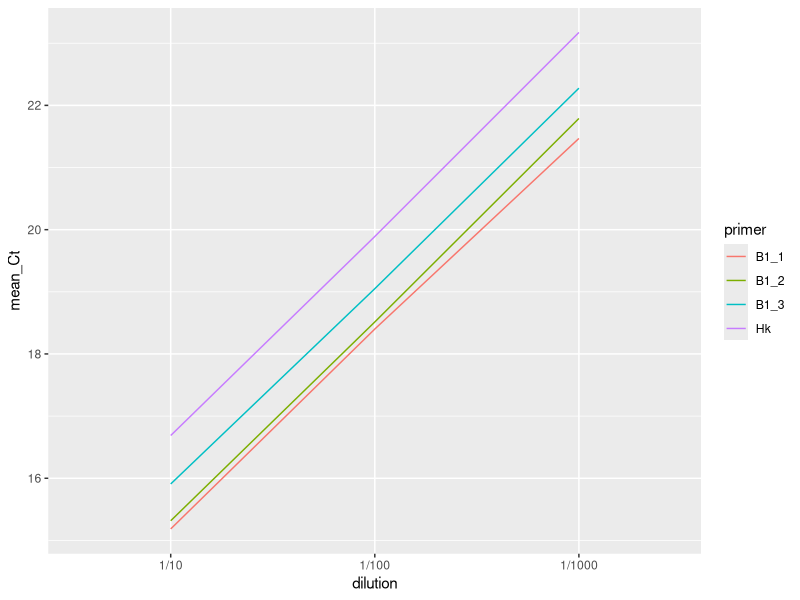

The R script that drew this image:
## ---- chunk 1
set.seed(10) #just for reproducibility
nDil <- 3 #No. of dilution
geneB1_1 <- rbind(rnorm(nDil, 15.2, .03),
                rnorm(nDil, 18.4, .03),
                rnorm(nDil, 21.5, .03))
geneB1_1

geneB1_2 <- rbind(rnorm(nDil, 15.3, .03),
                rnorm(nDil, 18.5, .03),
                rnorm(nDil, 21.8, .03))
geneB1_2

geneB1_3 <- rbind(rnorm(nDil, 15.9, .03),
                rnorm(nDil, 19.1, .03),
                rnorm(nDil, 22.3, .03))
geneB1_3

geneHk <- rbind(rnorm(nDil, 16.7, .03),
                rnorm(nDil, 19.9, .03),
                rnorm(nDil, 23.2, .03))
geneHk

geneB1 <- data.frame(rbind(geneB1_1, geneB1_2, geneB1_3, geneHk))

colnames(geneB1) <- c(paste0("run", seq(1:3)))
geneB1$mean_Ct <- apply(geneB1, 1, mean)
geneB1$dilution <- rep(c("1/10", "1/100", "1/1000"), times= 4)
geneB1$primer <- c(rep("B1_1", times = 3), rep("B1_2", times = 3), rep("B1_3", times = 3), rep("Hk", times = 3))
## ---- chunk 2
geneB1
## ---- chunk 3
knitr::opts_chunk$set(fig.path = 'docs/figure/')
library(tidyverse)
library(dplyr)
geneB1 %>% ggplot(aes(x=dilution, y = mean_Ct, group=primer, color=primer)) + 
  geom_line()
## ---- chunk 4
geneB1 <- geneB1 %>% group_by(primer) %>% 
  mutate(slope = round(lm(mean_Ct ~ dilution)$coefficients[2], 3))
geneB1
## ---- chunk 5
geneB1$efficiency <- round((10^(1/geneB1$slope) - 1)*100, 2)
geneB1

efficiencies <- unique(geneB1$efficiency)
names(efficiencies) <- unique(geneB1$primer)
efficiencies
